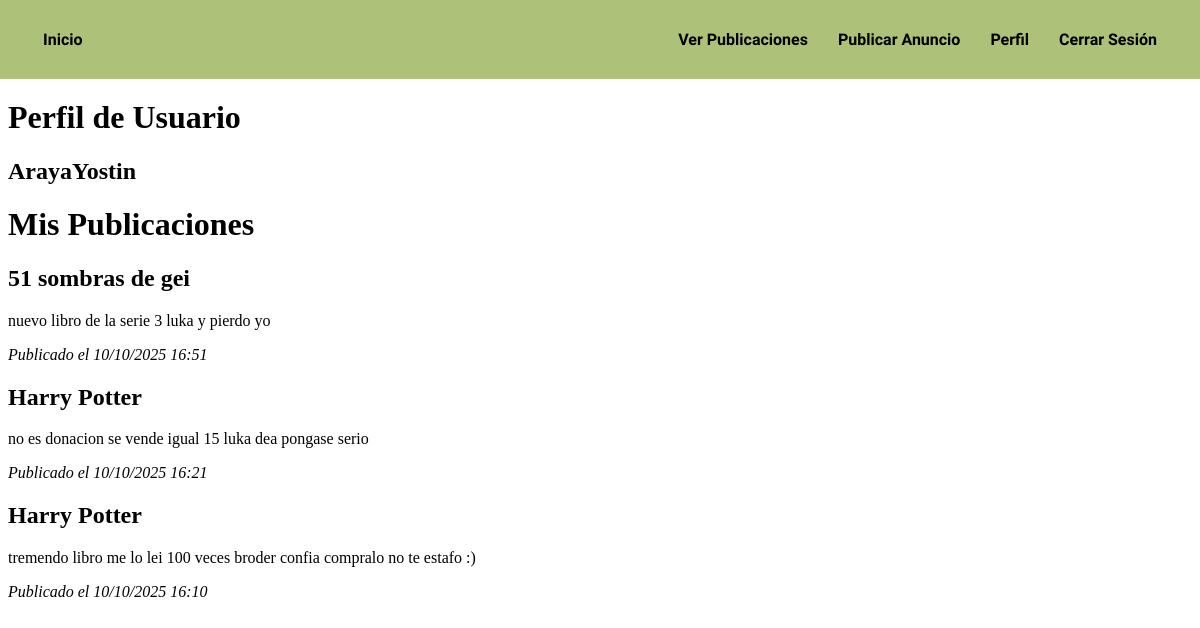
Before: /perfil/ (signed in) with the older database file.
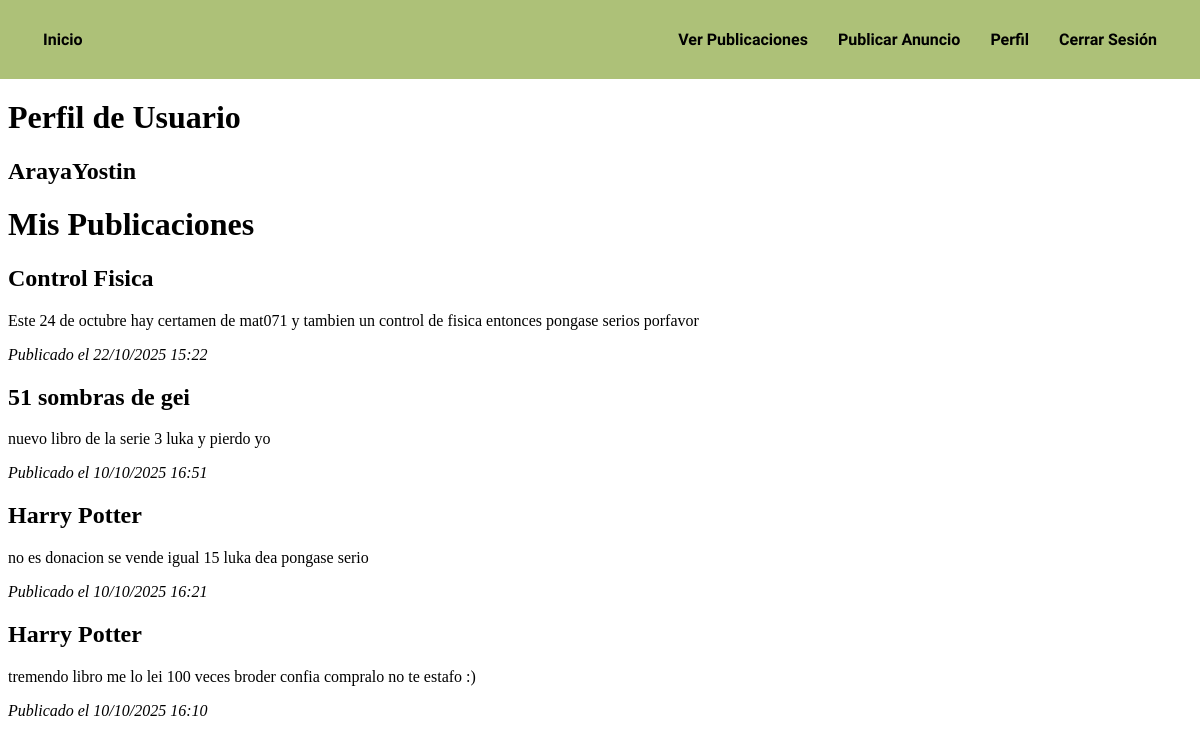
After: the same page with the newer database file.
### BookityApp/models.py (models this page shows)
class Publicacion(models.Model):
    user = models.ForeignKey('auth.User', on_delete=models.CASCADE)
    titulo = models.CharField(max_length=100)
    descripcion = models.TextField()
    contacto = models.CharField(max_length=100)
    tipo = models.CharField(max_length=20, choices=[('Intercambio', 'Intercambio'), ('Donación', 'Donación')], default='Donación')
    fecha_publicacion = models.DateTimeField(auto_now_add=True)
    ubicacion = models.CharField(max_length=100)
    latitud = models.FloatField()
    longitud = models.FloatField()

### BookityApp/views.py (the view)
# urls.py: path('perfil/', perfil, name='perfil'),
def perfil(request):
    publicaciones = Publicacion.objects.filter(user=request.user).order_by('-fecha_publicacion')
    return render(request, 'BookityApp/perfil.html', {
        'publicaciones': publicaciones
    })

### BookityApp/templates/BookityApp/perfil.html (shortened to what this page needs)
{% extends 'BookityApp/base.html' %}
{% block content %}
<h1>Perfil de Usuario</h1>
<h2>{{ user.username }}</h2>
<div class="contenedor-publicaciones">
    <h1>Mis Publicaciones</h1>
    {% if publicaciones %}
        {% for publicacion in publicaciones %}
            <div class="publicacion">
                <h2>{{ publicacion.titulo }}</h2>
                <p>{{ publicacion.descripcion }}</p>
                <p><em>Publicado el {{ publicacion.fecha_publicacion|date:"d/m/Y H:i" }}</em></p>
            </div>
        {% endfor %}
    {% else %}
        <p>No has realizado ninguna publicación todavía.</p>
    {% endif %}
</div>
{% endblock %}

### BookityApp/templates/BookityApp/base.html (shortened to what this page needs)
{% load static %}
<!DOCTYPE html>
<html lang="es">
<head>
    <link rel="stylesheet" href="{% static 'css/styles.css' %}">
    <link rel="stylesheet" href="{% static 'css/styles.css' %}">
</head>
<body>
    <nav class="barra_nav">
        <div class="logo">
            <a href="\inicio">Inicio</a>
        </div>
        <div class="enlaces">
            <a href="\publicaciones">Ver Publicaciones</a>
            {% if user.is_authenticated %}
                <a href="\publicar">Publicar Anuncio</a>
                <a href="\perfil">Perfil</a>
                <a href="\cerrar_sesion">Cerrar Sesión</a>
            {% endif %}
        </div>
    </nav>
    {% block content %}
    {% endblock %}
</body>
</html>

### BookityApp/static/css/styles.css (style rules this page uses)
body { padding-top: 70px; }
.barra_nav { background-color: #adc178; color: rgb(0, 0, 0); display: flex; justify-content: space-between; align-items: center; font-family: "Sour Gummy", sans-serif; position: fixed; top: 0; left: 0; right: 0; z-index: 1000; padding: 30px; margin-bottom: 30px; }
.barra_nav a { color: rgb(0, 0, 0); text-decoration: none; margin: 0 13px; font-weight: bold; }

Changed rows visible on the page:
added Publicacion: titulo "Control Fisica", descripcion "Este 24 de octubre hay certamen de mat071 y tambien un control de fisica entonces pongase serios porfavor", fecha_publicacion "22/10/2025 15:22"
